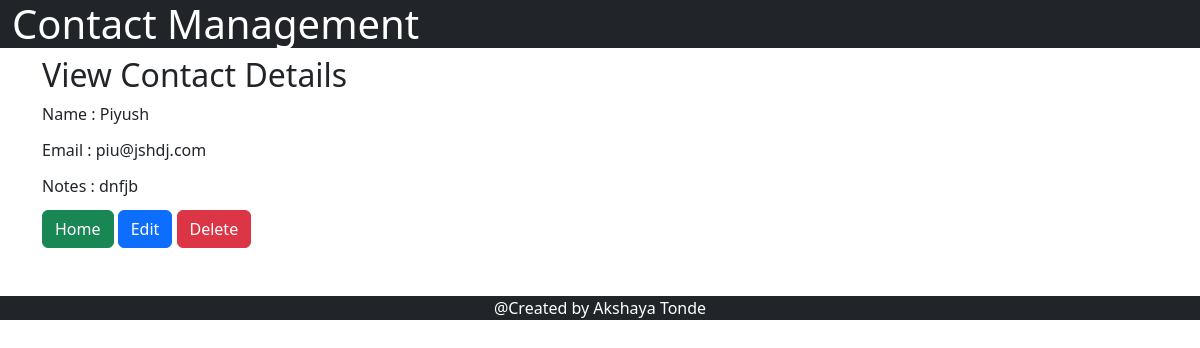
Screenshot of /viewContact/189/ with the database file from the repository.
### contact_management/models.py (models this page shows)
class ContactsInfo(models.Model):
    name = models.CharField(max_length=70)
    email = models.EmailField(max_length=100)
    notes = models.CharField(max_length=100)
    creation_date = models.DateTimeField(default=django.utils.timezone.now)

### contact_management/views.py (the view, shortened to what this page needs)
# urls.py: path('viewContact/<id>/', viewContact, name= 'viewContact'),
def viewContact (request, id):
    queryset = ContactsInfo.objects.get(id=id)
    print(queryset)
    context= {'contactsInfo': queryset, 'page': 'View Contact'}
    return render(request, "viewContact.html", context)

### contact_management/templates/viewContact.html (shortened to what this page needs)
<!DOCTYPE html>
{% extends "base.html"%}
{% block start %}
    <div class="container">
    <form method="post" enctype="multipart/form-data">
        <h2>View Contact Details </h2>
        <div class="mb-1">
            <label for="exampleFormControlTextarea1" class="form-label" >Name : {{contactsInfo.name}} </label>
        </div>
        <div class="mb-1">
            <label for="exampleFormControlInput1" class="form-label" >Email : {{contactsInfo.email}} </label>
        </div>
        <div class="mb-1">
            <label for="exampleFormControlTextarea1" class="form-label" >Notes : {{contactsInfo.notes}}</label>
        </div>
        <button type="submit" name="home" class="btn btn-success"> Home </button>
        <button type="submit" name="edit" class="btn btn-primary"> Edit </button>
        <button type="submit" name="delete"class="btn btn-danger"> Delete </button>
    </form>
    </div>
{% endblock %}

### rows the page displays
ContactsInfo: name "Piyush", email "piu@jshdj.com", notes "dnfjb"
